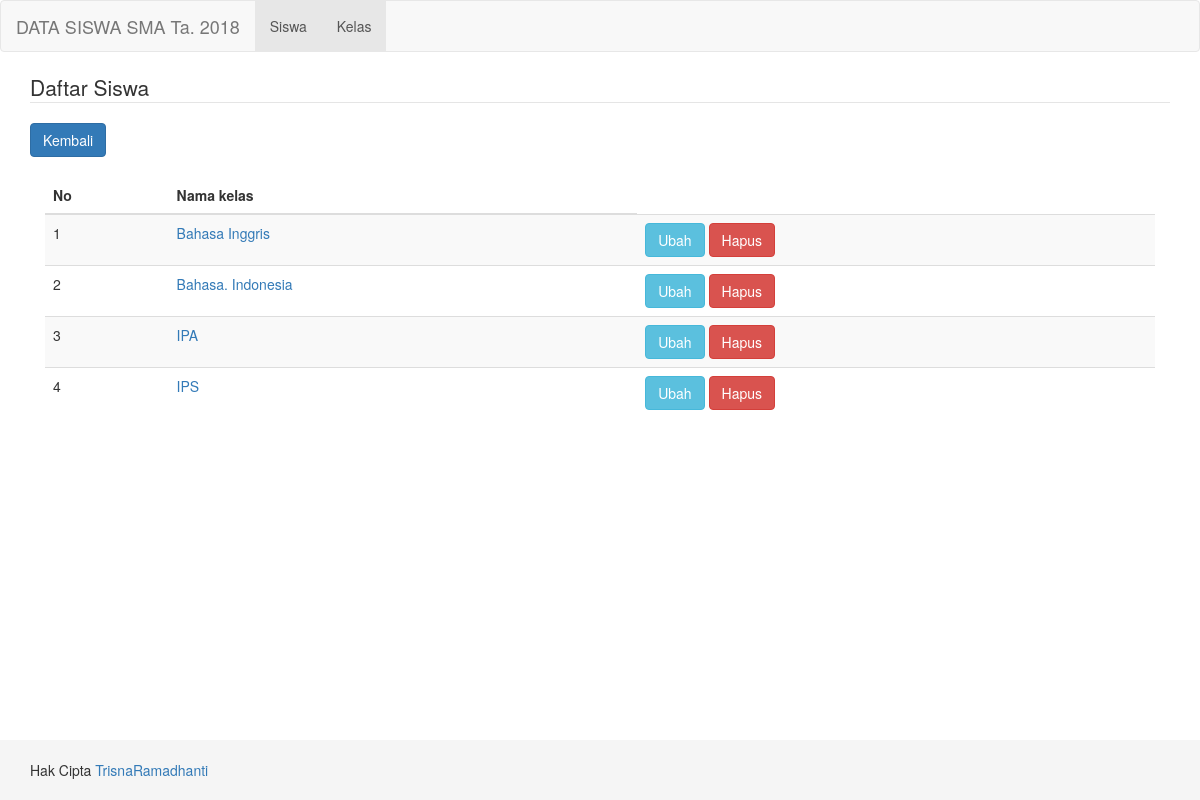
Screenshot of /index.php/kelas/cariData with the database file from the repository.
### tables this page shows
CREATE TABLE `kelas` (
  `id_kelas` int(11) NOT NULL,
  `nama_kelas` varchar(100) DEFAULT NULL
);

### application/controllers/Kelas.php (called while the page is built, shortened)
<?php
class Kelas extends CI_Controller {
    public function __construct()
    {
        $this->load->helper('url', 'form');
        $this->load->library('form_validation');
        $this->load->library('pagination');
        $this->load->model('Kelas_model');
    }
    public function cariData()
    {
        $data = [
            'cari' => $this->Kelas_model->cari()
         ];
		$this->load->view('kelas/cari', $data);
    }
}

### index.php (called while the page is built, shortened)
<?php
require_once BASEPATH.'core/CodeIgniter.php';

### application/models/Kelas_model.php (called while the page is built, shortened)
<?php
class Kelas_model extends CI_Model
{
    public function cari()
	{
		$cari = $this->input->GET('cari', TRUE);
		$data = $this->db->query("SELECT * from kelas where nama_kelas like '%$cari%' ");
		return $data->result();
	}
}

### application/views/kelas/cari.php (the view, shortened to what this page needs)
<div class="container">
  <legend>Daftar Siswa</legend>
  <a class="btn btn-primary" href="<?php echo site_url('kelas/') ?>">
            Kembali
  </a>
  <div class="col-xs-12 col-sm-12 col-md-12">
  <br>
    <table class="table table-striped">
      <thead>
        <th>No</th>
        <th>Nama kelas</th>
      </thead>
      <tbody>
        <?php if(count($cari) > 0 ) {
        $number = 1; foreach($cari as $row) { ?>
        <tr>
          <td>
              <?php echo $number++ ?>
          </td>
          <td>
          <a href="<?php echo site_url('kelas/show/'.$row->id_kelas) ?>">
              <?php echo $row->nama_kelas ?>
            </a>
          </td>
          <td>
            <?php echo form_open('siswa/hapus/'.$row->id_kelas)  ?>
            <a class="btn btn-info" href="<?php echo site_url('siswa/edit/'.$row->id_kelas) ?>">
              Ubah
            </a>
            <button type="submit" class="btn btn-danger" onclick="return confirm('Apakah anda yakin?')">Hapus</button>
            <?php echo form_close() ?>
          </td>
        </tr>
        <?php }
        } else { echo "Data Tidak Ada";} ?>
      </tbody>
    </table>
  </div>
</div>

### rows the page displays
kelas: nama_kelas "Bahasa Inggris"
kelas: nama_kelas "Bahasa. Indonesia"
kelas: nama_kelas "IPA"
kelas: nama_kelas "IPS"
